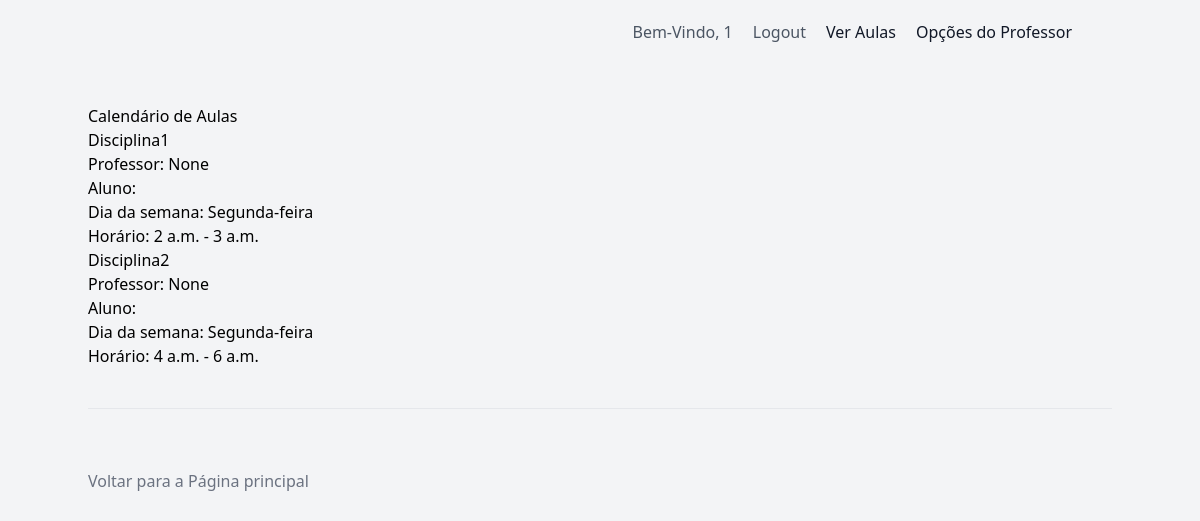
Page /calendario/ (signed in) on the earlier database version.
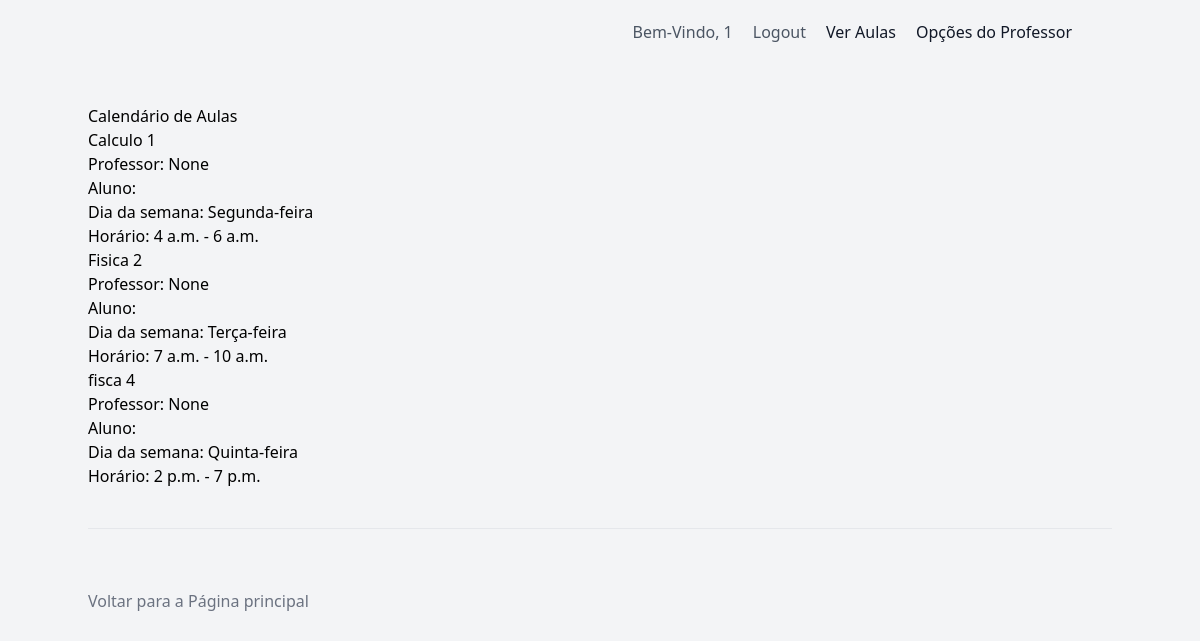
Same page on the later database version.
### pi/models.py (models this page shows, shortened)
class Professor(AbstractUser):
    cordenador = models.CharField(max_length=100, null=True)
    nome = models.CharField(max_length=100, null=True)
    formacao = models.CharField(max_length=100, null=True)
    numero_funcionario = models.CharField(max_length=255, unique=True)
    senhap = models.CharField(max_length=150)
    aulas = models.ManyToManyField('Aula', related_name='professores')
    groups = models.ManyToManyField(
        'auth.Group',
        blank=True,
        help_text='The groups this user belongs to. A user will get all permissions granted to each of their groups.',
        related_name="professor_groups",
        verbose_name='groups',
    )
    user_permissions = models.ManyToManyField(
        'auth.Permission',
        blank=True,
        help_text='Specific permissions for this user.',
        related_name="professor_permissions",
        verbose_name='user permissions',
    )
    USERNAME_FIELD = 'numero_funcionario'
    PASSWORD_FIELD = 'senhap'
    class Meta:
        verbose_name = 'professor'
        verbose_name_plural = 'professors'
        db_table = 'auth_professor'
    @property
    def is_professor(self):
        return True

class Aula(models.Model):
    alunos = models.ManyToManyField('Estudante', related_name='aulas_estudante')
    professor = models.ForeignKey('Professor', on_delete=models.CASCADE)
    disciplina = models.ForeignKey('Disciplina', on_delete=models.CASCADE)
    sala = models.ForeignKey('Sala', on_delete=models.SET_NULL, null=True)  # Adicionado aqui
    dia_da_semana = models.CharField(max_length=20)
    hora_inicio = models.TimeField()
    hora_fim = models.TimeField()
    numero_lista = models.IntegerField(default=1)

class Disciplina(models.Model):
    nome = models.CharField(max_length=100)
    codigo = models.CharField(max_length=10)
    professor = models.ForeignKey('Professor', on_delete=models.SET_NULL, null=True)
    sala = models.ForeignKey('Sala', on_delete=models.SET_NULL, null=True)
    horario_inicio = models.TimeField()
    horario_fim = models.TimeField()

### pi/views.py (the view)
# urls.py: path('calendario/', views.calendario, name='calendario'),
def calendario(request):
    if request.user.is_authenticated:
        if request.user.is_professor:
            aulas = Aula.objects.filter(professor=request.user)
        else:
            aulas = Aula.objects.filter(aluno=request.user)
        return render(request, 'calendario.html', {'aulas': aulas})
    else:
        return redirect('login')

### pi/templates/calendario.html
{% extends 'base.html' %}
{% block content %}
<h1>Calendário de Aulas</h1>
<ul>
    {% for aula in aulas %}
    <li>
        <h2>{{ aula.disciplina.nome }}</h2>
        <p>Professor: {{ aula.professor.nome }}</p>
        <p>Aluno: {{ aula.aluno.nome }}</p>
        <p>Dia da semana: {{ aula.dia_da_semana }}</p>
        <p>Horário: {{ aula.hora_inicio }} - {{ aula.hora_fim }}</p>
    </li>
    {% endfor %}
</ul>
{% endblock %}

### pi/templates/base.html (shortened to what this page needs)
{% load static %}
<!DOCTYPE html>
<html lang="pt-br">
<head>
    <link href="https://cdn.jsdelivr.net/npm/tailwindcss@2.2.19/dist/tailwind.min.css" rel="stylesheet">
</head>
<body class="bg-gray-100">
    <header class="text-gray-600 body-font">
        <div class="container mx-auto flex flex-wrap p-5 flex-col md:flex-row items-center">
            <nav class="md:ml-auto flex flex-wrap items-center text-base justify-center">
                {% if user.is_authenticated %}
                <p class="mr-5 hover:text-gray-900">Bem-Vindo,
                    {% if user.is_professor %}
                    {{ user.numero_funcionario }}
                    {% else %}
                    {{ user.numero_estudante }}
                    {% endif %}
                </p>
                <a href="{% url 'logout' %}" class="mr-5 hover:text-gray-900">Logout</a>
                <a href="{% url 'ver_aulas' %}" class="mr-5 text-gray-900 hover:text-gray-700">Ver Aulas</a>
                {% if user.is_professor %}
                <div class="relative inline-block text-left">
                    <button type="button" class="mr-5 text-gray-900 hover:text-gray-700 focus:outline-none" id="professorMenuButton" aria-expanded="false" aria-haspopup="true">
                        Opções do Professor
                    </button>
                </div>
                {% endif %}
                {% endif %}
            </nav>
        </div>
    </header>
    <main class="container mx-auto mt-10">
        {% block content %}{% endblock %}
    </main>
        <div class="container mx-auto flex items-center flex-wrap border-t border-gray-200 pt-10 mt-10">
            <div class="text-center mt-5">
                <a href="{% url 'home' %}" class="text-gray-500 hover:text-gray-900">Voltar para a Página principal</a>
            </div>
        </div>
</body>
</html>

Differences in the rows shown:
removed Aula: disciplina.nome "Disciplina1", professor.nome "None", dia_da_semana "Segunda-feira", hora_inicio "2 a.m.", hora_fim "3 a.m."
changed through a linked row, Aula "Segunda-feira": disciplina.nome "Disciplina2" → "Calculo 1"
added Aula: disciplina.nome "Fisica 2", professor.nome "None", dia_da_semana "Terça-feira", hora_inicio "7 a.m.", hora_fim "10 a.m."
added Aula: disciplina.nome "fisca 4", professor.nome "None", dia_da_semana "Quinta-feira", hora_inicio "2 p.m.", hora_fim "7 p.m."
